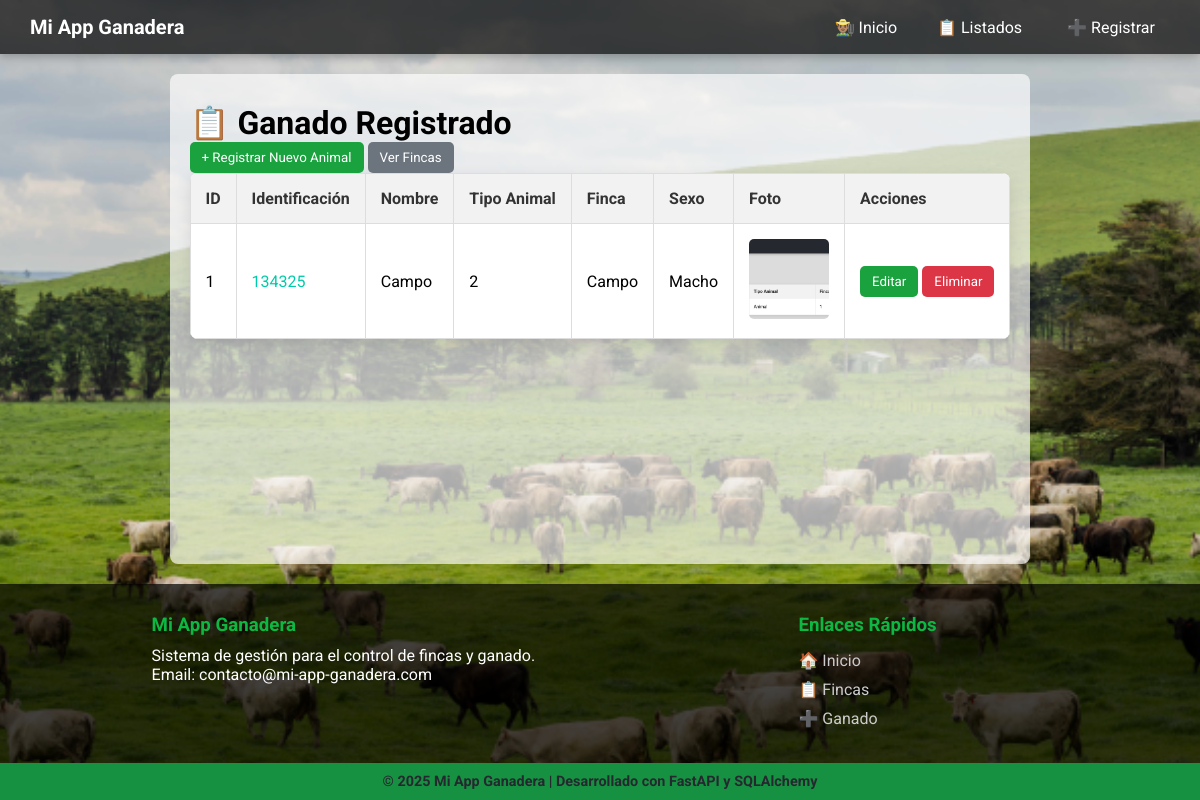
Screenshot of /ganado/lista with the database file from the repository.
### models.py (models this page shows)
class Ganado(Base):
    __tablename__ = "ganados"
    id = Column(Integer, primary_key=True, index=True)
    identificacion = Column(String, index=True, unique=True, nullable=False)
    nombre = Column(String(100), nullable=True)
    edad = Column(Integer, nullable=False)
    sexo = Column(String(10), nullable=False)
    fecha_nacimiento = Column(Date)
    finca_id = Column(Integer, ForeignKey("fincas.id"), nullable=False)
    tipo_animal_id = Column(Integer, ForeignKey("tipos_animales.id"), nullable=False)
    fecha_registro = Column(DateTime, default=datetime.utcnow)
    foto = Column(String, nullable=True)
    finca = relationship("Finca", back_populates="ganados")
    tipo_animal = relationship("TipoAnimal", back_populates="ganados")

class TipoAnimal(Base):
    __tablename__ = "tipos_animales"
    id = Column(Integer, primary_key=True, index=True)
    nombre = Column(String, unique=True, index=True)
    ganados = relationship("Ganado", back_populates="tipo_animal")

class Finca(Base):
    __tablename__ = "fincas"
    id = Column(Integer, primary_key=True, index=True)
    nombre = Column(String(100), nullable=False)
    tamaño = Column(Integer, nullable=False)
    ubicacion = Column(String(200), nullable=False)
    fecha_creacion = Column(DateTime, default=datetime.utcnow)
    ganados = relationship(
        "Ganado",
        back_populates="finca",
        cascade="all, delete-orphan"
    )

### routers/ganado.py (the view)
@router.get("/lista")
async def listar_ganado_view(request: Request, db: Session = Depends(get_db)):
    ganados = db.query(models.Ganado).all()
    return templates.TemplateResponse(
        "ganado/lista_ganado.html",
        {"request": request, "ganados": ganados}
    )

### templates/ganado/lista_ganado.html (shortened to what this page needs)
{% extends "base.html" %}
{% block content %}
    <h1 style="margin-top: 10px;">📋 Ganado Registrado</h1>
    <p>
        <a href="/ganado/registrar"><button>+ Registrar Nuevo Animal</button></a>
        <a href="/fincas/lista"><button style="background-color: #6c757d;">Ver Fincas</button></a>
    </p>
    <table>
        <thead>
            <tr>
                <th>ID</th>
                <th>Identificación</th>
                <th>Nombre</th>
                <th>Tipo Animal</th>
                <th>Finca</th>
                <th>Sexo</th>
                <th>Foto</th>
                <th>Acciones</th>
            </tr>
        </thead>
        <tbody>
            {% if ganados %}
                {% for animal in ganados %}
                    <tr id="ganado-{{ animal.id }}">
                        <td>{{ animal.id }}</td>
                        <td><a href="/ganado/detalle/{{ animal.id }}" style="color: #00cba9; text-decoration: none;">{{ animal.identificacion }}</a></td>
                        <td>{{ animal.nombre or 'N/A' }}</td>
                        <td>{{ animal.tipo_animal.nombre }}</td>
                        <td>{{ animal.finca.nombre }}</td>
                        <td>{{ animal.sexo }}</td>
                        <td>
                            {% if animal.foto %}
                                <img src="/{{ animal.foto }}" alt="Foto" style="width: 80px; height: 80px; object-fit: cover; border-radius: 5px;">
                            {% else %}
                                N/A
                            {% endif %}
                        </td>
                        <td>
                            <button onclick="window.location.href='/ganado/editar/{{ animal.id }}'">Editar</button>
                            <button class="btn-eliminar" data-id="{{ animal.id }}" style="background-color: #dc3545;">Eliminar</button>
                        </td>
                    </tr>
                {% endfor %}
            {% else %}
                <tr>
                    <td colspan="8" style="text-align: center;">Aún no hay ganado registrado.</td>
                </tr>
            {% endif %}
        </tbody>
    </table>
{% endblock %}

### static/css/styles.css (style rules this page uses)
* { margin: 0; padding: 0; box-sizing: border-box; font-family: 'Roboto', sans-serif; }
html, body { height: 100%; margin: 0; }
body { display: flex; flex-direction: column; min-height: 100vh; background-color: #dcdcdc; }
table { width: 100%; border-collapse: collapse; background: white; box-shadow: 0 5px 15px rgba(0,0,0,0.1); border-radius: 8px; overflow: hidden; }
table th, table td { padding: 15px; border: 1px solid #ddd; text-align: left; }
table th { background: #f2f2f2; color: #333; font-weight: bold; }
button, input[type="submit"] { background: #1aa23f; color: white; padding: 8px 12px; border: none; cursor: pointer; border-radius: 5px; transition: background-color 0.3s; }

### templates/base.html (style rules this page uses)
body { margin: 0; font-family: 'Roboto', sans-serif; min-height: 100vh; background-image: url('/static/img/fondo.png'); background-size: cover; background-position: center; background-repeat: no-repeat; background-attachment: fixed; }

### rows the page displays
Ganado: id "1", identificacion "134325", nombre "Campo", tipo_animal.nombre "2", finca.nombre "Campo", sexo "Macho", foto (picture)
